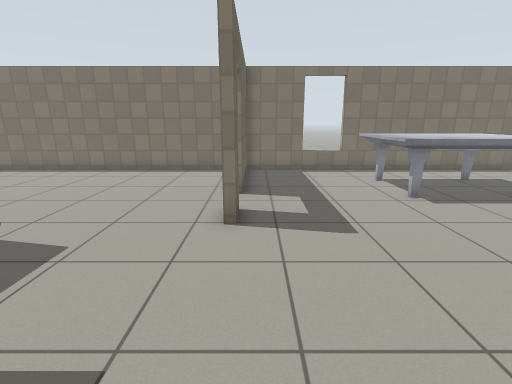
View 1 (above)

19 first-person views from a walk through a robot-simulator world made for Gazebo. The camera is 1.2 m above the floor, tilts 14° down and sees 85° across. The floor is counted in squares, 0.5 m on a side. Each view is taken from the middle of a square. On the plan, view 1 faces up. The plan holds only what a view shows up to about 18 squares ahead; the rest is blank. The robots in the file are not drawn. Simple patterns stand in for the simulator's built-in surfaces.

View 2
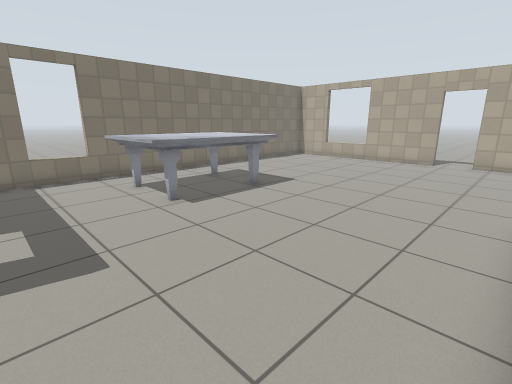

View 3
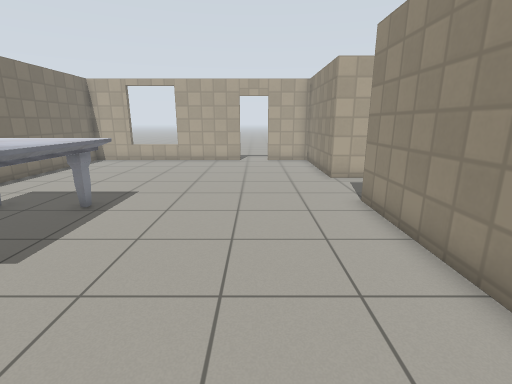

View 4
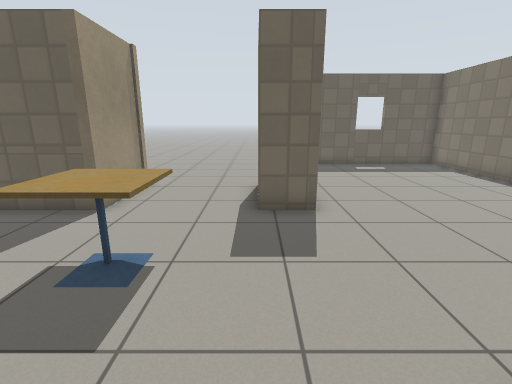

View 5
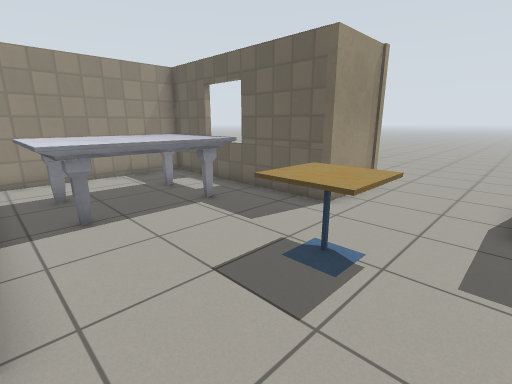

View 6
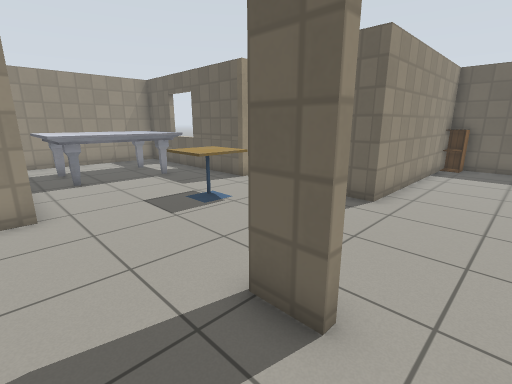

View 7
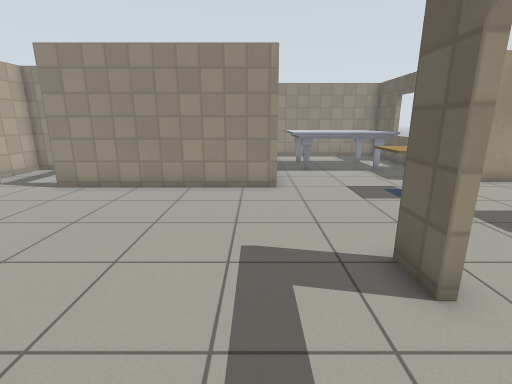

View 8
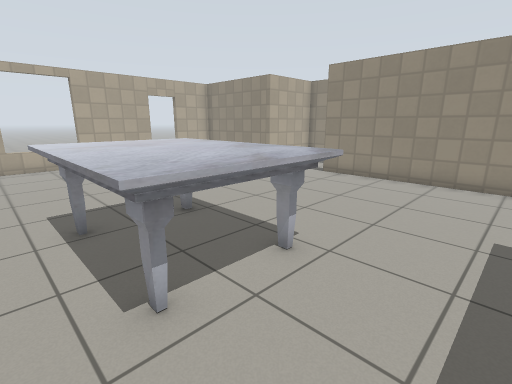

View 9
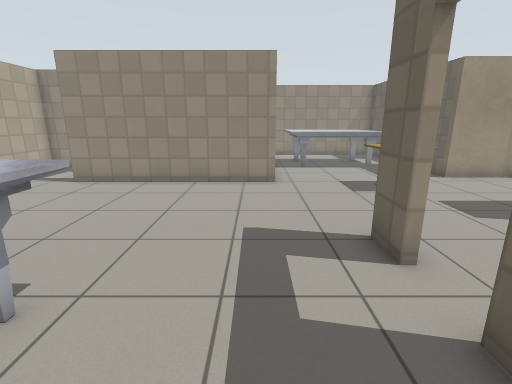

View 10
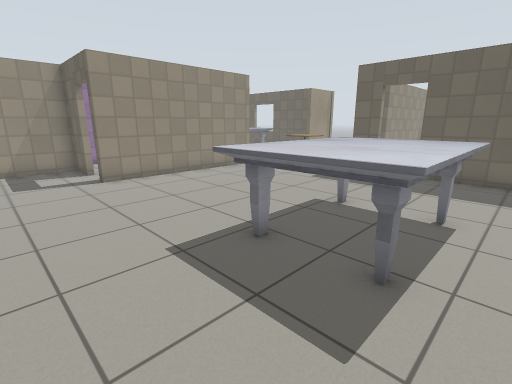

View 11
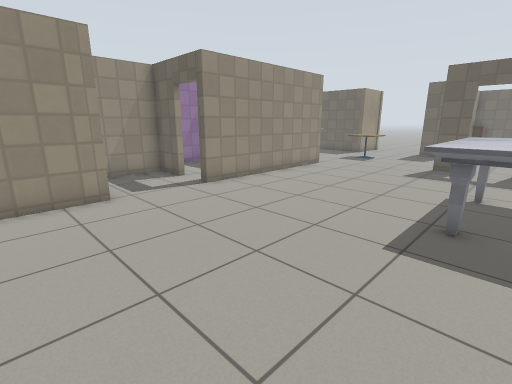

View 12
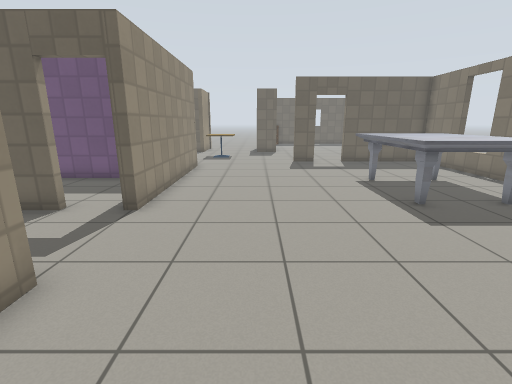

View 13
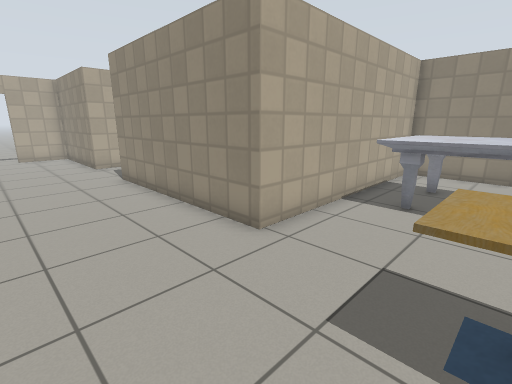

View 14
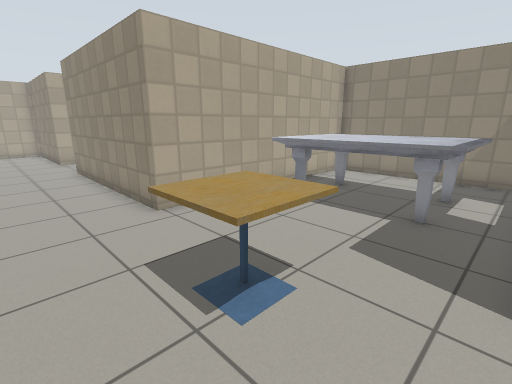

View 15
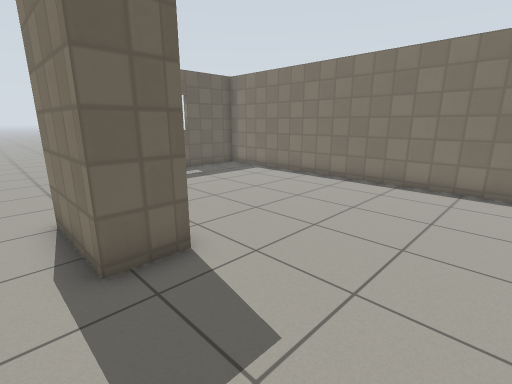

View 16
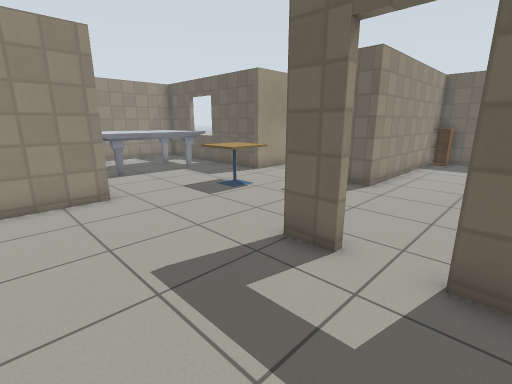

View 17
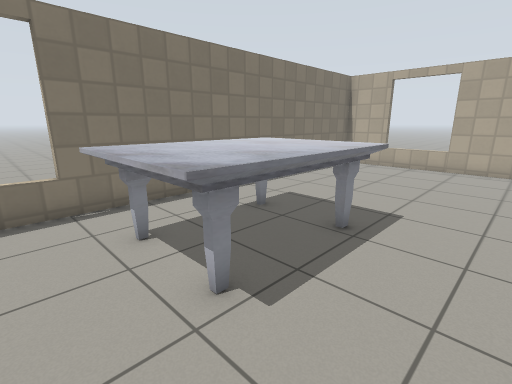

View 18
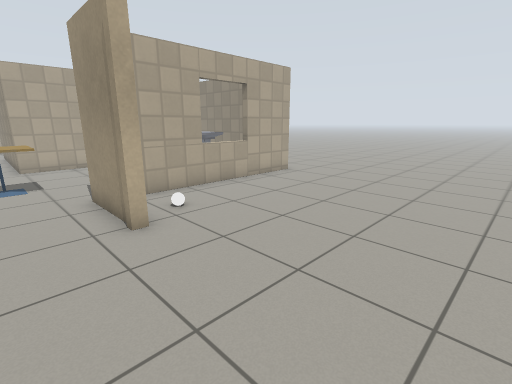

View 19
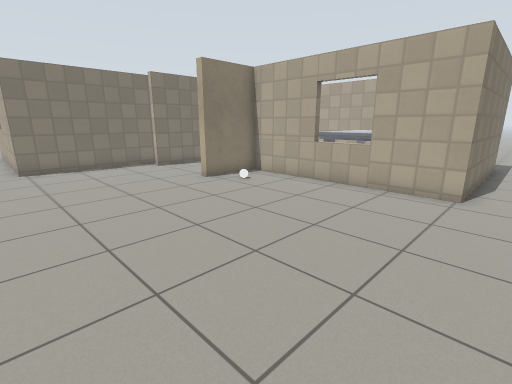

### Floor plan
Points are (right, up) in squares from view 1. A wall is a line through its corners. A room is listed if a view was taken in it or the views show most of it. See-through windows are left out.
Room 1 (views 1, 2, 3, 4, 5, 6, 7, 8, 9, 10, 11, 12, 13, 14, 15, 16, 17)
walls: (-0.5, 7.6) (-0.5, 6.4) (-0.9, 6.4); (9.5, -1.5) (9.5, -3.3) (13.2, -3.3) (13.2, 0.7) (19.2, 0.7) (19.2, 3.3); (-6.5, 5.7) (-6.5, 4.1) (-9.9, 4.1); (19.2, 5) (19.2, 14.4) (-0.5, 14.4) (-0.5, 9.4); (-9.8, -0.3) (-6.5, -0.3) (-6.5, -9.3) (1.2, -9.3) (1.2, 0.7) (9.5, 0.7) (9.5, 0.3)
ways out: opening at (-10, 2) to room 2; opening at (-4, 6) to room 3; open door at (-1, 8.5) to room 3; open door at (9, -0.5); open door at (19, 4.5)
objects: marble table (-5, -6) to (0, -3); cafe table (-4, 1) to (-3, 2); marble table (5, 9) to (9, 12)
Room 2 (views 18, 19)
walls: (-6.8, -9.6) (-6.8, -0.6) (-9.8, -0.6) (-9.8, -0.3); (-9.2, 5.4) (-15.8, 5.4) (-15.8, 13.1)
ways out: opening at (-10, 2) to room 1; opening at (-7, -11)
objects: other object (-9, -2)
Room 3 (no view inside)
walls: (-1.6, 14.4) (-15.5, 14.4) (-15.5, 5.7) (-6.5, 5.7)
ways out: opening at (-4, 6) to room 1; open door at (-1, 8.5) to room 1
objects: cabinet (-15, 6)

Where each view was taken, in squares from view 1:
view 1: 0 up, 0 right, facing up
view 2: 1 up, 1 right, facing up-right
view 3: 4 up, 1 right, facing right
view 4: 4 up, 1 right, facing left
view 5: 4 up, 1 right, facing down-left
view 6: 9 up, 2 right, facing down-left
view 7: 11 up, 2 right, facing down
view 8: 13 up, 2 right, facing down-right
view 9: 12 up, 2 right, facing down
view 10: 13 up, 13 right, facing down-left
view 11: 10 up, 16 right, facing down-left
view 12: 4 up, 17 right, facing left
view 13: 5 up, 3 left, facing down-right
view 14: 4 up, 6 left, facing down-right
view 15: 3 up, 2 left, facing up-left
view 16: 10 up, 4 right, facing down-left
view 17: 6 up, 3 right, facing up-right
view 18: 2 up, 16 left, facing down-right
view 19: 11 down, 17 left, facing up-right
